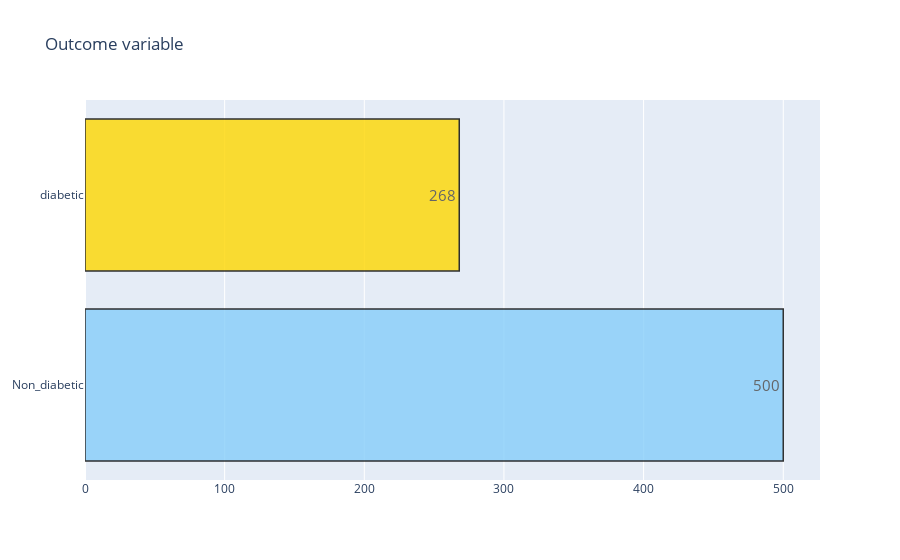

The cell this chart's notebook holds for it:
### Code cell
target_count()

### Figure 1 — Plotly figure (JSON) as saved in the notebook; plotly's stock layout.template omitted (floating-point values rounded to 4 significant figures)
{"data": [{"marker": {"color": ["lightskyblue", "gold"], "line": {"color": "#000000", "width": 1.5}}, "opacity": 0.8, "orientation": "h", "text": ["500", "268"], "textfont": {"size": 15}, "textposition": "auto", "type": "bar", "x": [500, 268], "y": ["Non_diabetic", "diabetic"]}], "layout": {"title": {"text": "Outcome variable"}}}
